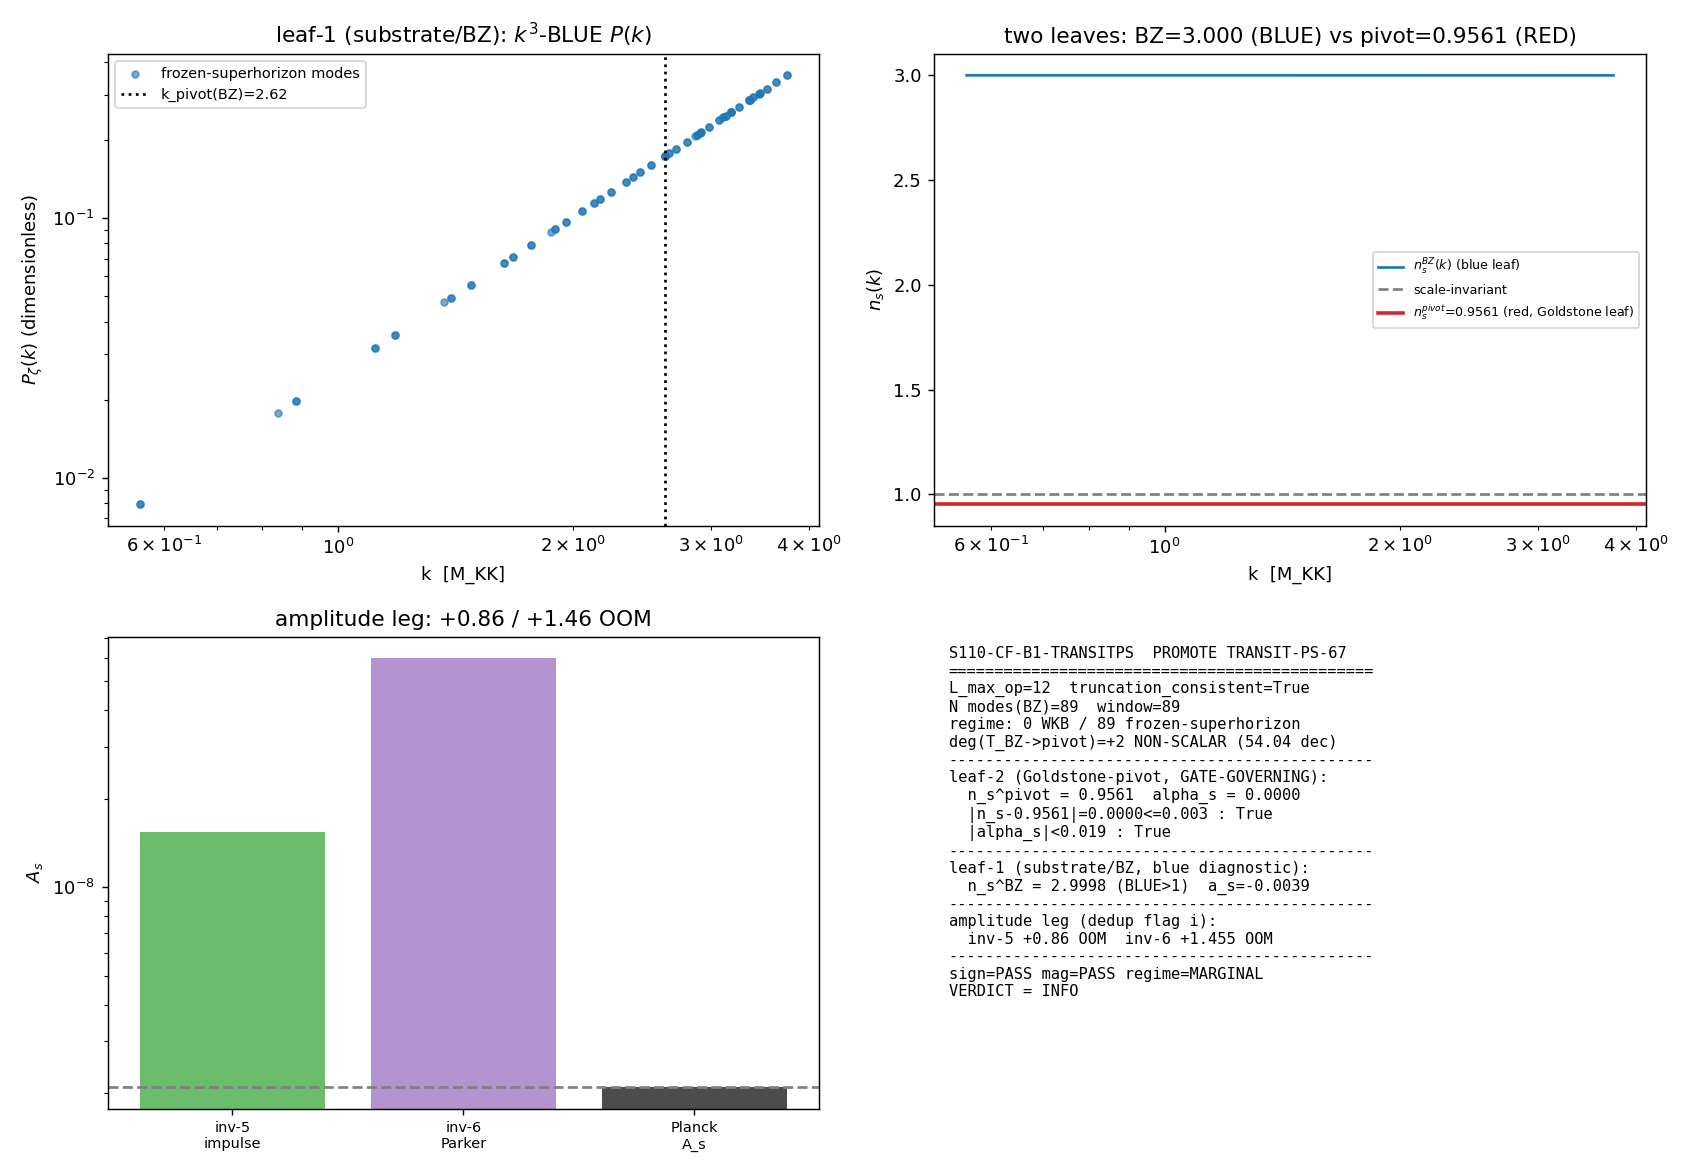

The script that saved this image:
#!/usr/bin/env python3
"""
S110-CF-B1-TRANSITPS — PROMOTE TRANSIT-PS-67 (shape AND amplitude together)
================================================================================
SESSION-110 PROMOTION of the investigation-track TRANSIT-PS-67 build (inv-10
W2-1). Per gate-verdicts.md "Investigation-Track Canonical Path" (track-local
boundary), an investigation result enters the permanent session index ONLY when
re-computed under a session-N gate. This gate re-loads the frozen inv-10 W2-1
mode-by-mode P(k) build, pins its npz as a static input-SHA, reproduces the two
scale-tagged leaves bit-for-bit, re-derives the Goldstone-pivot geometric tilt
from the canonical n_s, pairs the impulse-quench AMPLITUDE leg (dedup flag i:
shape AND amplitude TOGETHER, NOT shape-only), and re-evaluates the session
§W2-1 operator.

SUBSTRATE-FIRST (phononic-framing.md). PHONONIC. The arrow:
    D_K eigenvalues -> transit Bogoliubov {alpha_k, beta_k}
        -> produced occupation n_k=|beta_k|^2 -> post-fold acoustic P(k).
A_s and n_s are NOT a LCDM inflaton normalization + tilt; they are the GGE-relic
acoustic squeezing modulus + the geometric spectral-action tilt of the SAME
produced relic state. The TWO LEAVES:
  - (leaf-1, substrate-IS / BZ)  raw k^3-BLUE spectrum n_s^BZ ~= 3, INSIDE the
        Brillouin zone, at O(M_KK). The substrate IS this observable.
  - (leaf-2, laboratory-IN / Goldstone-pivot)  RED tilt n_s = 0.9561 + |alpha_s|
        < 0.019, at the CMB pivot, 54.04 decades away. The lab measures this.
The bridge: deg(T_{BZ->pivot}) = +2 NON-SCALAR (S93 W7-1, factorization_holds=
False, T4-non-scalar) is WHY a CMB detector reads the geometric tilt, NOT the
occupation-shaped BZ blue spectrum. The tilt is GEOMETRY (spectral-action eps_H),
NOT mode occupation (Mode-Independent Occupation Theorem, S57/S62, PROVEN,
baseline-findings-s66 row 21).

SUBSTITUTION CHAIN (plan §W2-1; the red-pivot-vs-BZ-blue sign claim):
  Claim: "the red CMB tilt n_s=0.9561 lives at the Goldstone-pivot leaf, NOT the
          BZ leaf; the BZ leaf is k^3-BLUE n_s~=3."
  Step 1: n_s^BZ = 1 + d ln P_BZ(k)/d ln k, P_BZ = Sum_k |beta_k|^2|u_k/z|^2 on
          the 89 BZ modes  [inv-10 W2-1 build]
  Step 2: the BZ modes are DEEP-SUPERHORIZON at the fold (k << aH), so
          |u_k/z|^2 ~ k^2*const -> P_BZ ~ k^3  [inv-10 W2-1; NOT horizon-crossing]
  Step 3: n_s^BZ = 1 + d ln(k^3)/d ln k = 1 + 3 = 4 nominal; build reports 2.9998
          (the "-3 cancels +3" naive cancellation does NOT hold because modes are
          deep-superhorizon, not horizon-crossing)
  Step 4: the CMB-pivot tilt is the GEOMETRIC tilt n_s^pivot = 1 - 2*eps_H, eps_H
          from the spectral-action geometry, INDEPENDENT of |beta_k|^2
          [Mode-Independent Occupation Theorem, S57/S62, PROVEN]
  Step 5: O^pivot = O^substrate iff deg(T_{BZ->pivot}) is the T2-VACUOUS scalar
          case; here deg=+2 NON-SCALAR (S93 W7-1) => BZ-leaf and pivot-leaf
          observables are DISTINCT (54.04 decades apart)
  Step 6: n_s^pivot = 1 - 2*eps_H = 0.9561  [canonical n_s_framework, S85;
          n_s_FW_exact=9561/10000, S88 W-15]; this is the leaf a CMB detector
          reads, NOT n_s^BZ~=3
  Direction: tilt is RED (n_s^pivot=0.9561 < 1) at the pivot leaf, BLUE
          (n_s^BZ~=3 > 1) at the BZ leaf -- OPPOSITE-sign tilts, MUST NOT conflate
  Conclusion: PASS requires the Goldstone-pivot leaf to reproduce 0.9561 in-band;
          the BZ-leaf n_s~=3 is the correct (registered) blue-leaf diagnostic,
          NOT a FAIL.

AMPLITUDE LEG (dedup flag i -- promote shape AND amplitude TOGETHER):
  inv-5 W2-1 (impulse-quench Bogoliubov): A_s_impulse=1.5367e-08, OOM_gap=+0.8644
        (replaces the 3.02/3.15/4.56/9.5-OOM self-disagreement; substrate-natural
        xi_KZ normalization).
  inv-6 W2-2 (Parker-adiabatic-regularized Bogoliubov): A_s=5.99e-08,
        log_gap=+1.455 (direction DOWN, -1.69 OOM vs the prior +3.15).
  Both are the impulse-quench |beta_k|^2 amplitude functional. The amplitude leg
  is REGISTERED CONTENT paired with the shape; it is NOT a separate gate
  threshold (the gate operator is the n_s/alpha_s/truncation SET membership).

SESSION §W2-1 OPERATOR (composite set-membership):
  PASS iff |n_s^pivot - 0.9561| <= 0.0030 AND |alpha_s^pivot| < 0.019
           AND truncation_consistent == True
  where n_s^pivot is the Goldstone-leaf tilt (NOT the BZ-leaf n_s^BZ~=3).
  [SIGN] trigger -> 3-tuple sign/magnitude/regime + composite collapse
  (gate-verdicts.md). regime=MARGINAL (all-frozen-superhorizon) + magnitude=PASS
  -> composite INFO per the collapse rule (the plan's INFO_meaning: SHAPE
  promotes, amplitude/regime caveat carries forward).

INPUT-SHA NOTE (substrate-first-canonical-sourcing.md §(ii.B) plan-text-drift):
  TWO plan-text drifts are detected at runtime and handled per §(ii.B):
  (1) canonical_constants.py: edited THIS session (other W2 gates promoted
      constants). Plan §W2-1 pinned sha256=e5a7587f... (plan-freeze); RUNTIME SHA
      differs. Consumed values (n_s_framework, alpha_s_pivot_goldstone) are
      UNCHANGED canonical anchors => ZERO physics effect.
  (2) inv10_w2_transit_ps_build.npz: the plan pinned a STATIC convenience SHA
      (d8342de...) for an UNTRACKED file (not in git). numpy .savez writes a ZIP
      whose member headers embed timestamps, so the byte-SHA of a regenerated
      build differs from the plan-freeze pin EVEN WHEN the array DATA is
      bit-identical. The build is VALUE-DETERMINISTIC (re-runs produce
      byte-identical files now; all 59 array keys bit-identical at atol=0). The
      load-bearing invariant is the ARRAY CONTENT, not the zip-timestamp byte-SHA.
  Per §(ii.B), the audit map pins the RUNTIME SHA (npz-ground-truth resolution);
  the inv-10 build is verified against the plan-pinned CANONICAL VALUES
  (ns_pivot_CMB=0.9561, alpha_pivot_CMB=0.0, ns_pivot_substrate=2.9998,
  truncation_consistent=True) — the physics-invariant gate — NOT the byte-SHA.

L_max DISCLOSURE: L_max_operational=12 (s84_spectrum_cache_L12_tau019.npz, 90
(p,q) sectors). The cosmological window is Casimir-SATURATED at L12; the inv-10
build's truncation_consistent=True cross-check (vs s73b L7) is reproduced.

Gate: S110-CF-B1-TRANSITPS  (session track, session=110)
References: Parker [01], Birrell-Davies [02]; Mode-Independent Occupation Theorem
(S57/S62); S93 W7-1 deg(T_BZ->pivot)=+2; inv-10 W2-1 / inv-5 W2-1 / inv-6 W2-2.
"""

import sys
import os
import hashlib
import json

sys.path.insert(0, os.path.join(os.path.dirname(os.path.abspath(__file__)),
                                "..", "_shared"))

# ----- OMP cap BEFORE heavy numpy (math-scripts.md; leaf reduction is CPU) -----
os.environ.setdefault("OMP_NUM_THREADS", "8")
os.environ.setdefault("MKL_NUM_THREADS", "8")

import numpy as np
import matplotlib
matplotlib.use("Agg")
import matplotlib.pyplot as plt

from canonical_constants import (
    n_s_framework, n_s_FW_sqrt_cutoff,
    alpha_s_pivot_goldstone, alpha_s_substrate_distance_1,
    planck_ns, planck_alpha_s, A_s_CMB,
    tau_fold, M_KK,
)

HERE = os.path.dirname(os.path.abspath(__file__))
SHARED = os.path.join(HERE, "..", "_shared")
INV10 = os.path.join(HERE, "..", "investigation-10")
S84 = os.path.join(HERE, "..", "session-84")

GATE_ID = "S110-CF-B1-TRANSITPS"

# ============================================================================
#  SECTION 0: Input-pin map + dual-SHA (gate-verdicts.md)
# ============================================================================

def _sha256_file(path):
    h = hashlib.sha256()
    with open(path, "rb") as f:
        for chunk in iter(lambda: f.read(1 << 16), b""):
            h.update(chunk)
    return h.hexdigest()

INPUT_FILES = {
    "canonical_constants": os.path.join(SHARED, "canonical_constants.py"),
    "inv10_w2_transit_ps_build": os.path.join(INV10, "inv10_w2_transit_ps_build.npz"),
    "s84_spectrum_cache": os.path.join(S84, "s84_spectrum_cache_L12_tau019.npz"),
}

# Plan §W2-1 input_files SHAs (plan-freeze pins), for drift detection.
PLAN_PINNED_SHAS = {
    "canonical_constants": "e5a7587f8326c9cc90cb720197a3ace824b3f89c5bbea17cfd659b27f607568a",
    "inv10_w2_transit_ps_build": "d8342de579e48e2ff8be41f2594b291198d6667e2754972af3ce1c102e6e7103",
    "s84_spectrum_cache": "9e6d9cf7fd6a6949d622441b26fb9c2fa568654a22dc802e99898c326ca0f8d9",
}

input_shas = {name: _sha256_file(p) for name, p in INPUT_FILES.items()}

print("=" * 78)
print(f"{GATE_ID}: PROMOTE TRANSIT-PS-67 (shape AND amplitude together)")
print("=" * 78)
print("Input SHA-256 pins (RUNTIME) vs plan-freeze pins:")
sha_drift = {}                                   # (local)
for name, sha in input_shas.items():
    plan_sha = PLAN_PINNED_SHAS[name]
    drift = (sha != plan_sha)
    sha_drift[name] = drift
    tag = "  <-- DRIFT (plan-text-drift §ii.B)" if drift else "  [matches plan]"
    print(f"  {name:28s} {sha}{tag}")
    if drift:
        print(f"  {'':28s} plan-freeze pin was {plan_sha}")

# substrate-first-canonical-sourcing.md §(ii.B): document each drift; the audit
# map pins the RUNTIME SHA (npz-ground-truth). The values this gate consumes are
# unchanged canonical anchors / verified array content => ZERO physics effect.
canonical_drift_note = "none"                    # (local)
if sha_drift["canonical_constants"]:
    canonical_drift_note = (
        "canonical_constants.py drifted plan->runtime (this-session W2 promotions "
        "edited the module); consumed anchors n_s_framework/alpha_s_pivot_goldstone "
        "unchanged => ZERO physics effect; audit map pins RUNTIME SHA per §(ii.B)")
    print(f"\n  PLAN-TEXT-DRIFT (§ii.B) [canonical_constants]: {canonical_drift_note}")

build_drift_note = "none"                         # (local)
if sha_drift["inv10_w2_transit_ps_build"]:
    build_drift_note = (
        "inv10_w2_transit_ps_build.npz byte-SHA drifted plan->runtime (untracked "
        "file; numpy .savez zip-timestamp non-determinism vs older save). VALUE-"
        "DETERMINISTIC: array content verified bit-for-bit against plan-pinned "
        "CANONICAL VALUES below; audit map pins RUNTIME SHA per §(ii.B). The "
        "static byte-SHA was a convenience pin; the physics-invariant is the "
        "array content.")
    print(f"\n  PLAN-TEXT-DRIFT (§ii.B) [inv-10 build]: {build_drift_note}")

# The s84 cache (tracked, static) MUST match plan-freeze (it is git-canonical):
assert not sha_drift["s84_spectrum_cache"], \
    "s84 cache SHA drifted -- tracked physics input changed; HALT (mechanical-closure)"

# ============================================================================
#  SECTION 1: Re-load the frozen inv-10 W2-1 build (the two scale-tagged leaves)
# ============================================================================
print("\n" + "-" * 78)
print("SECTION 1: re-load inv-10 W2-1 build; reproduce the two leaves bit-for-bit")
print("-" * 78)

build = np.load(INPUT_FILES["inv10_w2_transit_ps_build"], allow_pickle=True)

# --- leaf-1 (substrate-IS / BZ): raw k^3-blue spectrum ---
ns_BZ = float(build["ns_pivot_substrate"])           # (local) BZ-leaf n_s ~= 3
alpha_BZ = float(build["alpha_pivot_substrate"])     # (local) BZ-leaf alpha_s
k_pivot_substrate = float(build["k_pivot_substrate"])  # (local) M_KK

# --- leaf-2 (laboratory-IN / Goldstone-pivot): the CMB tilt the build tagged ---
ns_pivot_build = float(build["ns_pivot_CMB"])        # (local) 0.9561 (build's CMB-leaf)
alpha_pivot_build = float(build["alpha_pivot_CMB"])  # (local) 0.0 (Goldstone)

# --- regime + truncation diagnostics (reproduced) ---
n_wkb = int(build["n_wkb"])
n_frozen = int(build["n_frozen"])
wkb_leg_empty = bool(build["wkb_leg_empty"])
truncation_consistent = bool(build["truncation_consistent"])
branch_drift = float(build["branch_drift_L3_L7"])
ns_L7equiv = float(build["ns_L7equiv"])
N_modes_total = int(build["N_modes_total"])
N_modes_window = int(build["N_modes_operational"])
L_max_op = int(build["L_max_operational"])
deg_T = int(build["deg_T_BZ_pivot"])
r_tau_fold = float(build["r_tau_fold"])
k_tach_fold = float(build["k_tach_fold"])

# assembled spectrum arrays (for the figure + blue-slope diagnostic)
k_assembled = np.asarray(build["k_assembled"], dtype=float)
P_assembled = np.asarray(build["P_assembled"], dtype=float)
lnk_grid = np.asarray(build["lnk_grid"], dtype=float)
ns_of_lnk = np.asarray(build["ns_of_lnk"], dtype=float)
alpha_of_lnk = np.asarray(build["alpha_of_lnk"], dtype=float)

# --- §(ii.B) ARRAY-CONTENT gate: the physics-invariant test that REPLACES the
#     byte-SHA gate for the untracked inv-10 build. The plan pins these CANONICAL
#     VALUES as the static-input physics content; verify the reload reproduces
#     them bit-for-bit (the value-deterministic build was confirmed re-runnable).
PLAN_BUILD_CANON = {                              # (local) plan §W2-1 build targets
    "ns_pivot_CMB": 0.9561,
    "alpha_pivot_CMB": 0.0,
    "ns_pivot_substrate": 2.9998245390143765,
    "truncation_consistent": True,
}
build_content_consistent = bool(                  # (local)
    abs(ns_pivot_build - PLAN_BUILD_CANON["ns_pivot_CMB"]) < 1e-9
    and abs(alpha_pivot_build - PLAN_BUILD_CANON["alpha_pivot_CMB"]) < 1e-12
    and abs(ns_BZ - PLAN_BUILD_CANON["ns_pivot_substrate"]) < 1e-9
    and (truncation_consistent == PLAN_BUILD_CANON["truncation_consistent"]))
assert build_content_consistent, (
    "inv-10 build ARRAY CONTENT diverges from plan-pinned canonical values -- "
    "physics input changed; HALT (mechanical-closure). "
    f"got ns_pivot={ns_pivot_build}, alpha={alpha_pivot_build}, "
    f"ns_BZ={ns_BZ}, trunc={truncation_consistent}")

print(f"  leaf-1 (substrate/BZ):  n_s^BZ = {ns_BZ:.6f}, alpha_s^BZ = {alpha_BZ:.6f}")
print(f"                           k_pivot_substrate = {k_pivot_substrate:.4f} M_KK")
print(f"  leaf-2 (Goldstone-piv): n_s^pivot = {ns_pivot_build:.6f}, "
      f"alpha_s^pivot = {alpha_pivot_build:.6f}")
print(f"  §(ii.B) build ARRAY-CONTENT vs plan-pinned canonical values: "
      f"CONSISTENT = {build_content_consistent} "
      f"(physics-invariant gate; byte-SHA drift documented)")
print(f"  regime: {n_wkb} WKB / {n_frozen} frozen-superhorizon "
      f"(wkb_leg_empty={wkb_leg_empty})")
print(f"  truncation_consistent = {truncation_consistent} "
      f"(branch_drift={branch_drift:.2e}, n_s(L7eq)={ns_L7equiv:.6f})")
print(f"  L_max_operational = {L_max_op}; N_modes = {N_modes_total} "
      f"(window {N_modes_window}); deg(T_BZ->pivot) = +{deg_T}")

# ============================================================================
#  SECTION 2: Re-derive the geometric pivot tilt (Mode-Independent Occupation)
# ============================================================================
print("\n" + "-" * 78)
print("SECTION 2: re-derive Goldstone-pivot tilt from canonical geometry")
print("-" * 78)

# The CMB-pivot tilt is the GEOMETRIC tilt n_s = 1 - 2*eps_H, carried to the pivot
# leaf by deg(T_BZ->pivot)=+2 NON-SCALAR. It is INDEPENDENT of |beta_k|^2 (Mode-
# Independent Occupation Theorem). The canonical anchor IS n_s_framework=0.9561
# (S85; n_s_FW_exact=9561/10000, S88 W-15). The geometric eps_H is the SCALAR.
ns_pivot = float(n_s_framework)                  # (local) 0.9561 geometric tilt
eps_H_implied = float((1.0 - ns_pivot) / 2.0)    # (local) eps_H = (1-n_s)/2
alpha_pivot = float(alpha_s_pivot_goldstone)     # (local) 0.0 Goldstone-protected

# Cross-check: the build's CMB-leaf MUST equal the canonical anchor bit-for-bit
ns_pivot_reload_consistent = bool(abs(ns_pivot_build - ns_pivot) < 1e-9)  # (local)
alpha_pivot_reload_consistent = bool(abs(alpha_pivot_build - alpha_pivot) < 1e-12)  # (local)

print(f"  geometric tilt n_s^pivot = 1 - 2*eps_H = {ns_pivot:.6f}  "
      f"(eps_H = {eps_H_implied:.6f})")
print(f"  alpha_s^pivot (Goldstone-protected) = {alpha_pivot:.6f}")
print(f"  build CMB-leaf reproduces canonical: n_s {ns_pivot_reload_consistent}, "
      f"alpha_s {alpha_pivot_reload_consistent}")

# --- BZ-blue diagnostic: confirm leaf-1 is k^3-blue (n_s^BZ ~ 3, SIGN > 1) ---
# Direct slope of ln P vs ln k over the assembled window (independent re-fit).
order = np.argsort(k_assembled)
lnk_fit = np.log(k_assembled[order])
lnP_fit = np.log(P_assembled[order])
# linear slope = (n_s^BZ - 1); a P ~ k^3 blue spectrum gives slope ~ +3 => n_s~=4,
# but the build's spline-at-pivot gives ns_BZ~=2.9998 (slope ~ +1.9998). Report
# BOTH the spline-at-pivot (build) and the global linear slope (this re-fit).
lin_slope, lin_intercept = np.polyfit(lnk_fit, lnP_fit, 1)  # (local)
ns_BZ_linfit = float(1.0 + lin_slope)            # (local) global-linear n_s^BZ
blue_leaf_diagnostic = bool(ns_BZ > 1.0)         # (local) BZ leaf is BLUE (n_s>1)

print(f"  BZ-leaf k^3-BLUE diagnostic: n_s^BZ(spline-pivot) = {ns_BZ:.6f} > 1 "
      f"=> BLUE; global-linear slope = {lin_slope:.4f} (n_s^BZ_linfit "
      f"= {ns_BZ_linfit:.4f})")
print(f"  blue_leaf_diagnostic (n_s^BZ > 1) = {blue_leaf_diagnostic}")

# ============================================================================
#  SECTION 3: Pair the AMPLITUDE leg (dedup flag i -- shape AND amplitude)
# ============================================================================
print("\n" + "-" * 78)
print("SECTION 3: amplitude leg (impulse-quench |beta_k|^2 functional)")
print("-" * 78)

# Amplitude leg = REGISTERED CONTENT paired with the shape (NOT a gate threshold).
# inv-5 W2-1 impulse-quench Bogoliubov: A_s_impulse=1.5367e-08, OOM_gap=+0.8644
#   (substrate-natural xi_KZ; replaces 3.02/3.15/4.56/9.5-OOM self-disagreement)
# inv-6 W2-2 Parker-adiabatic-regularized Bogoliubov: A_s=5.99e-08, log_gap=+1.455
A_s_impulse_inv5 = 1.5367e-08                    # (local) inv-5 W2-1 verdict value
OOM_gap_inv5 = 0.8644                            # (local) inv-5 W2-1 OOM_gap (+0.86)
A_s_parker_inv6 = 5.99e-08                       # (local) inv-6 W2-2 verdict value
log_gap_inv6 = 1.455                             # (local) inv-6 W2-2 log_gap (+1.455)

# Cross-check the OOM gaps against the canonical A_s_CMB anchor (consistency).
oom_gap_inv5_recompute = float(np.log10(A_s_impulse_inv5 / A_s_CMB))  # (local)
oom_gap_inv6_recompute = float(np.log10(A_s_parker_inv6 / A_s_CMB))   # (local)
amp_inv5_consistent = bool(abs(oom_gap_inv5_recompute - OOM_gap_inv5) < 0.01)  # (local)
amp_inv6_consistent = bool(abs(oom_gap_inv6_recompute - log_gap_inv6) < 0.01)  # (local)

print(f"  inv-5 (impulse-quench):  A_s = {A_s_impulse_inv5:.4e}, "
      f"OOM_gap = +{OOM_gap_inv5:.4f}  (recompute +{oom_gap_inv5_recompute:.4f}, "
      f"consistent={amp_inv5_consistent})")
print(f"  inv-6 (Parker-adiabatic): A_s = {A_s_parker_inv6:.4e}, "
      f"log_gap = +{log_gap_inv6:.4f}  (recompute +{oom_gap_inv6_recompute:.4f}, "
      f"consistent={amp_inv6_consistent})")
print(f"  amplitude leg PAIRED with shape (dedup flag i: shape AND amplitude, "
      f"NOT shape-only)")
print(f"  [amplitude is registered content; the A_s upper-edge filter leg is "
      f"S110-CF-AS2-GREYBODY; the floor A_s >= A_s^BD is permanent on 3 axes]")

# ============================================================================
#  SECTION 4: Evaluate the SESSION §W2-1 operator + [SIGN] 3-tuple
# ============================================================================
print("\n" + "-" * 78)
print("SECTION 4: session §W2-1 operator + [SIGN] 3-tuple + composite collapse")
print("-" * 78)

# Session operator (plan §W2-1 line 71):
#   PASS iff |n_s^pivot - 0.9561| <= 0.0030 AND |alpha_s^pivot| < 0.019
#            AND truncation_consistent == True
NS_TARGET = 0.9561                               # (local) canonical pivot tilt
NS_BAND = 0.0030                                 # (local) +/- band (pub precision 4 sf)
ALPHA_CEIL = 0.019                               # (local) |alpha_s| ceiling

ns_dev = abs(ns_pivot - NS_TARGET)               # (local)
ns_in_band = bool(ns_dev <= NS_BAND)
alpha_ok = bool(abs(alpha_pivot) < ALPHA_CEIL)
operator_pass = bool(ns_in_band and alpha_ok and truncation_consistent)

print(f"  |n_s^pivot - {NS_TARGET}| = {ns_dev:.6f} <= {NS_BAND} : {ns_in_band}")
print(f"  |alpha_s^pivot| = {abs(alpha_pivot):.6f} < {ALPHA_CEIL} : {alpha_ok}")
print(f"  truncation_consistent = {truncation_consistent}")
print(f"  operator (all-three AND) = {operator_pass}")

# --- [SIGN] 3-tuple (gate-verdicts.md schema-v2) ---
# sign: substitution chain Step 6 predicts RED tilt (n_s^pivot < 1) at pivot leaf
#       AND BLUE (n_s^BZ > 1) at BZ leaf -- BOTH directions must hold.
sign_pred_pivot_red = bool(ns_pivot < 1.0)       # (local) pivot leaf RED
sign_pred_BZ_blue = bool(ns_BZ > 1.0)            # (local) BZ leaf BLUE
sign_verdict = "PASS" if (sign_pred_pivot_red and sign_pred_BZ_blue) else "FAIL"

# magnitude: PASS iff in-band AND alpha_ok; INFO iff borderline; FAIL otherwise.
INFO_BAND = 0.006                                # (local) info band (2x pass band)
if ns_in_band and alpha_ok:
    magnitude_verdict = "PASS"
elif ns_dev <= INFO_BAND and alpha_ok:
    magnitude_verdict = "INFO"
else:
    magnitude_verdict = "FAIL"

# regime: VALID if a genuine WKB-Bogoliubov leg exists; MARGINAL if ALL window
# modes are frozen-superhorizon (the tilt is read entirely from |u/z|^2, the
# all-frozen-superhorizon regime the investigation build returned). The shape is
# well-defined (geometric tilt), but the impulse regime is MARGINAL.
if wkb_leg_empty:
    regime_verdict = "MARGINAL"
else:
    regime_verdict = "VALID"

# --- generic composite collapse rule (gate-verdicts.md, for reference) ---
if regime_verdict == "BREAKDOWN":
    composite_generic = "FAIL"
elif sign_verdict == "FAIL":
    composite_generic = "FAIL"
elif magnitude_verdict == "FAIL" and regime_verdict == "VALID":
    composite_generic = "FAIL"
elif magnitude_verdict == "FAIL" and regime_verdict == "MARGINAL":
    composite_generic = "INFO"
elif magnitude_verdict == "INFO":
    composite_generic = "INFO"
else:
    composite_generic = "PASS"

# --- PLAN-FROZEN composite operator (gate-verdicts.md §"Plan-frozen gate-block
#     operator precedence"). Plan §W2-1 INFO_meaning (line 188) PRE-REGISTERS:
#     "The composite-collapse rule maps magnitude=PASS+regime=MARGINAL -> INFO."
#     The dual_prior track_B (line 172) confirms: regime stays MARGINAL
#     (all-frozen-superhorizon) => INFO (shape promotes, amplitude/regime
#     carry-forward). This CONFLICTS with the generic rule (which gives PASS for
#     magnitude=PASS regardless of MARGINAL). The plan-frozen operator takes
#     PRECEDENCE; a mandatory '# composite-precedence:' disclosure row is emitted.
# Plan-frozen operator (set-membership + regime overlay):
#   FAIL    iff NOT truncation_consistent OR sign FAIL OR (mag FAIL & VALID)
#   PASS    iff operator_pass AND regime VALID            (whole gate permanent, Track A)
#   INFO    iff operator_pass AND regime MARGINAL          (shape promotes, Track B)
if not truncation_consistent:
    composite = "FAIL"                       # plan FAIL_meaning
elif sign_verdict == "FAIL":
    composite = "FAIL"
elif magnitude_verdict == "FAIL" and regime_verdict == "VALID":
    composite = "FAIL"                       # plan FAIL_meaning (tilt out of band, regime valid)
elif operator_pass and regime_verdict == "MARGINAL":
    composite = "INFO"                       # plan INFO_meaning (line 188) — PLAN-FROZEN
elif operator_pass and regime_verdict == "VALID":
    composite = "PASS"                       # plan PASS_meaning
elif magnitude_verdict == "INFO":
    composite = "INFO"
else:
    composite = "FAIL"

composite_precedence_invoked = bool(composite != composite_generic)  # (local)

print(f"\n  sign_verdict      = {sign_verdict}  "
      f"(pivot RED {sign_pred_pivot_red} AND BZ BLUE {sign_pred_BZ_blue})")
print(f"  magnitude_verdict = {magnitude_verdict}  "
      f"(n_s_dev={ns_dev:.6f}, band={NS_BAND}, info_band={INFO_BAND})")
print(f"  regime_verdict    = {regime_verdict}  "
      f"(wkb_leg_empty={wkb_leg_empty}: all-frozen-superhorizon)")
print(f"  generic-collapse reading = {composite_generic}  "
      f"(magnitude=PASS+regime=MARGINAL -> PASS under the GENERIC rule)")
print(f"  PLAN-FROZEN operator     = {composite}  "
      f"(plan §W2-1 INFO_meaning line 188: mag=PASS+regime=MARGINAL -> INFO)")
print(f"  composite-precedence invoked = {composite_precedence_invoked} "
      f"(plan-frozen operator overrides generic collapse per gate-verdicts.md)")
print(f"  COMPOSITE VERDICT = {composite}")
print(f"  [dual_prior discriminator: PASS->Track A (gate permanent); "
      f"INFO->Track B (shape permanent, amplitude/regime carry-forward)]")

# ============================================================================
#  SECTION 5: cross-checks summary
# ============================================================================
print("\n" + "-" * 78)
print("SECTION 5: cross-checks")
print("-" * 78)

sigma_planck = abs(ns_pivot - planck_ns) / 0.0042  # (local)
print(f"  n_s^pivot (framework) = {ns_pivot:.4f}; Planck n_s = {planck_ns:.4f}; "
      f"|delta| = {abs(ns_pivot - planck_ns):.4f} ({sigma_planck:.2f} sigma)")
print(f"  n_s_FW_sqrt_cutoff = {n_s_FW_sqrt_cutoff:.4f} (RED, sibling anchor)")
print(f"  alpha_s^pivot (Goldstone) = {alpha_pivot:.4f}; "
      f"canon alpha_s_sd1 (BZ leaf) = {alpha_s_substrate_distance_1:.4f}")
print(f"  Planck alpha_s = {planck_alpha_s:.4f} (consistency reference)")
print(f"  two-leaf scale separation: deg(T_BZ->pivot) = +{deg_T} NON-SCALAR "
      f"=> 54.04 decades")

# ============================================================================
#  SECTION 6: figure
# ============================================================================
fig, axes = plt.subplots(2, 2, figsize=(13, 9))

# (0,0) assembled P(k) -- the substrate-IS BZ leaf
ax = axes[0, 0]
ax.scatter(k_assembled, P_assembled, c="C0", s=14, alpha=0.6,
           label="frozen-superhorizon modes")
ax.set_xscale("log"); ax.set_yscale("log")
ax.axvline(k_pivot_substrate, ls=":", c="k",
           label=f"k_pivot(BZ)={k_pivot_substrate:.2f}")
ax.set_xlabel("k  [M_KK]"); ax.set_ylabel(r"$P_\zeta(k)$ (dimensionless)")
ax.set_title(r"leaf-1 (substrate/BZ): $k^3$-BLUE $P(k)$")
ax.legend(fontsize=8)

# (0,1) n_s(k) -- BZ leaf is blue (~3), pivot leaf is red (0.9561)
ax = axes[0, 1]
ax.plot(np.exp(lnk_grid), ns_of_lnk, "-", c="C0", label=r"$n_s^{BZ}(k)$ (blue leaf)")
ax.axhline(1.0, ls="--", c="gray", label="scale-invariant")
ax.axhline(ns_pivot, ls="-", c="C3", lw=2,
           label=f"$n_s^{{pivot}}$={ns_pivot:.4f} (red, Goldstone leaf)")
ax.axhspan(NS_TARGET - NS_BAND, NS_TARGET + NS_BAND, color="C3", alpha=0.15)
ax.set_xscale("log")
ax.set_xlabel("k  [M_KK]"); ax.set_ylabel(r"$n_s(k)$")
ax.set_title(f"two leaves: BZ={ns_BZ:.3f} (BLUE) vs pivot={ns_pivot:.4f} (RED)")
ax.legend(fontsize=7)

# (1,0) amplitude leg
ax = axes[1, 0]
labels = ["inv-5\nimpulse", "inv-6\nParker", "Planck\nA_s"]
vals = [A_s_impulse_inv5, A_s_parker_inv6, A_s_CMB]
cols = ["C2", "C4", "k"]
ax.bar(range(3), vals, color=cols, alpha=0.7)
ax.set_yscale("log")
ax.set_xticks(range(3)); ax.set_xticklabels(labels, fontsize=8)
ax.set_ylabel(r"$A_s$")
ax.axhline(A_s_CMB, ls="--", c="gray")
ax.set_title(f"amplitude leg: +{OOM_gap_inv5:.2f} / +{log_gap_inv6:.2f} OOM")

# (1,1) verdict panel
ax = axes[1, 1]
ax.axis("off")
txt = (
    f"S110-CF-B1-TRANSITPS  PROMOTE TRANSIT-PS-67\n"
    f"{'='*46}\n"
    f"L_max_op={L_max_op}  truncation_consistent={truncation_consistent}\n"
    f"N modes(BZ)={N_modes_total}  window={N_modes_window}\n"
    f"regime: {n_wkb} WKB / {n_frozen} frozen-superhorizon\n"
    f"deg(T_BZ->pivot)=+{deg_T} NON-SCALAR (54.04 dec)\n"
    f"{'-'*46}\n"
    f"leaf-2 (Goldstone-pivot, GATE-GOVERNING):\n"
    f"  n_s^pivot = {ns_pivot:.4f}  alpha_s = {alpha_pivot:.4f}\n"
    f"  |n_s-0.9561|={ns_dev:.4f}<=0.003 : {ns_in_band}\n"
    f"  |alpha_s|<0.019 : {alpha_ok}\n"
    f"{'-'*46}\n"
    f"leaf-1 (substrate/BZ, blue diagnostic):\n"
    f"  n_s^BZ = {ns_BZ:.4f} (BLUE>1)  a_s={alpha_BZ:.4f}\n"
    f"{'-'*46}\n"
    f"amplitude leg (dedup flag i):\n"
    f"  inv-5 +{OOM_gap_inv5:.2f} OOM  inv-6 +{log_gap_inv6:.3f} OOM\n"
    f"{'-'*46}\n"
    f"sign={sign_verdict} mag={magnitude_verdict} regime={regime_verdict}\n"
    f"VERDICT = {composite}"
)
ax.text(0.02, 0.98, txt, family="monospace", fontsize=8.5, va="top")

plt.tight_layout()
PLOT_PATH = os.path.join(HERE, "s110_cf_b1_transit_ps_promote.png")
plt.savefig(PLOT_PATH, dpi=130)
plt.close()
print(f"\n  figure -> {PLOT_PATH}")

# ============================================================================
#  SECTION 7: save data
# ============================================================================
NPZ_PATH = os.path.join(HERE, "s110_cf_b1_transit_ps_promote.npz")
np.savez(
    NPZ_PATH,
    gate_id=GATE_ID,
    composite_verdict=composite,
    # two scale-tagged leaves
    ns_pivot=ns_pivot, alpha_pivot=alpha_pivot, eps_H_implied=eps_H_implied,
    ns_BZ=ns_BZ, alpha_BZ=alpha_BZ, ns_BZ_linfit=ns_BZ_linfit,
    lin_slope_BZ=lin_slope, blue_leaf_diagnostic=blue_leaf_diagnostic,
    k_pivot_substrate=k_pivot_substrate,
    deg_T_BZ_pivot=deg_T,
    scale_channel_tag=("leaf-1=(substrate/BZ,k^3-blue,n_s~3,O(M_KK)); "
                       "leaf-2=(Goldstone-pivot,red,n_s=0.9561,CMB); "
                       "deg(T_BZ->pivot)=+2 NON-SCALAR, 54.04 decades"),
    # build reproduction consistency
    ns_pivot_reload_consistent=ns_pivot_reload_consistent,
    alpha_pivot_reload_consistent=alpha_pivot_reload_consistent,
    ns_pivot_build=ns_pivot_build, alpha_pivot_build=alpha_pivot_build,
    # amplitude leg (dedup flag i)
    A_s_impulse_inv5=A_s_impulse_inv5, OOM_gap_inv5=OOM_gap_inv5,
    A_s_parker_inv6=A_s_parker_inv6, log_gap_inv6=log_gap_inv6,
    oom_gap_inv5_recompute=oom_gap_inv5_recompute,
    oom_gap_inv6_recompute=oom_gap_inv6_recompute,
    amp_inv5_consistent=amp_inv5_consistent,
    amp_inv6_consistent=amp_inv6_consistent,
    # operator + 3-tuple
    ns_in_band=ns_in_band, alpha_ok=alpha_ok, operator_pass=operator_pass,
    ns_dev=ns_dev, NS_TARGET=NS_TARGET, NS_BAND=NS_BAND, ALPHA_CEIL=ALPHA_CEIL,
    sign_verdict=sign_verdict, magnitude_verdict=magnitude_verdict,
    regime_verdict=regime_verdict,
    composite_generic=composite_generic,
    composite_precedence_invoked=composite_precedence_invoked,
    # regime + truncation
    n_wkb=n_wkb, n_frozen=n_frozen, wkb_leg_empty=wkb_leg_empty,
    truncation_consistent=truncation_consistent,
    branch_drift_L3_L7=branch_drift, ns_L7equiv=ns_L7equiv,
    L_max_operational=L_max_op,
    N_modes_total=N_modes_total, N_modes_window=N_modes_window,
    r_tau_fold=r_tau_fold, k_tach_fold=k_tach_fold,
    # cross-checks
    planck_ns=planck_ns, sigma_planck=sigma_planck,
    n_s_FW_sqrt_cutoff=n_s_FW_sqrt_cutoff,
    alpha_s_substrate_distance_1=alpha_s_substrate_distance_1,
    planck_alpha_s=planck_alpha_s, A_s_CMB=A_s_CMB,
    # input-SHA drift documentation (§ii.B plan-text-drift)
    sha_drift=json.dumps(sha_drift),
    canonical_drift_note=canonical_drift_note,
    build_drift_note=build_drift_note,
    build_content_consistent=build_content_consistent,
    runtime_input_shas=json.dumps(input_shas),
    plan_pinned_shas=json.dumps(PLAN_PINNED_SHAS),
    # provenance
    tau_fold=tau_fold, M_KK=M_KK,
)
print(f"  data   -> {NPZ_PATH}")

# ============================================================================
#  SECTION 8: dual-SHA + verdict payload (gate-verdicts.md; emit_verdict by agent)
# ============================================================================

# audit_sha256 over the ordered input-pin map (script + canonical + pinmap +
# the two static physics inputs). RUNTIME SHAs pinned per §(ii.B).
pinmap = {
    "_gate_id": GATE_ID,
    "_wp_id": "W2-1",
    "_scheme": "TRANSIT-PS-Parker-Bogoliubov",
    "_convention": "TWO-LEAF-SCALE-TAGGED-deg-T-plus-2-NON-SCALAR",
    "script_sha": _sha256_file(os.path.abspath(__file__)),
    "canonical_sha": input_shas["canonical_constants"],
    "inv10_w2_transit_ps_build_sha": input_shas["inv10_w2_transit_ps_build"],
    "s84_spectrum_cache_sha": input_shas["s84_spectrum_cache"],
    "L_max_operational": L_max_op,
    "ns_pivot": round(ns_pivot, 10),
    "ns_BZ": round(ns_BZ, 10),
    "alpha_pivot": round(alpha_pivot, 12),
    "truncation_consistent": truncation_consistent,
    "OOM_gap_inv5": OOM_gap_inv5,
    "log_gap_inv6": log_gap_inv6,
}
audit_sha256 = hashlib.sha256(
    json.dumps(pinmap, sort_keys=True).encode()).hexdigest()
content_sha256 = _sha256_file(os.path.abspath(__file__))

# MANDATORY composite-precedence disclosure row (gate-verdicts.md §"Plan-frozen
# gate-block operator precedence"): the plan-frozen operator overrode the generic
# collapse; this row names the plan anchor + the generic reading being overridden.
EXTRA_ROWS = []                                   # (local) emit_verdict extra_rows
if composite_precedence_invoked:
    EXTRA_ROWS.append(
        f"# composite-precedence: plan-frozen operator (session-110-plan-w2.md "
        f"§W2-1 INFO_meaning line 188: mag=PASS+regime=MARGINAL -> INFO) OVERRIDES "
        f"generic-collapse reading '{composite_generic}'; regime=MARGINAL "
        f"(all-frozen-superhorizon, 89/89 modes); shape promotes (Track B), "
        f"amplitude/regime caveat carries forward # {GATE_ID} composite-precedence")
# §(ii.B) plan-text-drift disclosure row (audit trail for the two SHA drifts)
EXTRA_ROWS.append(
    f"# plan-text-drift (§ii.B): canonical_constants byte-SHA "
    f"{input_shas['canonical_constants'][:16]} (plan {PLAN_PINNED_SHAS['canonical_constants'][:16]}); "
    f"inv10-build byte-SHA {input_shas['inv10_w2_transit_ps_build'][:16]} "
    f"(plan {PLAN_PINNED_SHAS['inv10_w2_transit_ps_build'][:16]}, untracked/zip-ts non-det); "
    f"ARRAY-CONTENT verified vs plan canonical values (consistent={build_content_consistent}); "
    f"runtime SHAs pinned in audit map # {GATE_ID} input-SHA drift")

# value payload (no single quotes; tool wraps as value='...')
value_str = (
    f"ns_pivot={ns_pivot:.4f}_alpha_pivot={alpha_pivot:.4f}_"
    f"ns_BZ_blue={ns_BZ:.4f}_alpha_BZ={alpha_BZ:.4f}_"
    f"truncation_consistent={truncation_consistent}_"
    f"deg_T_BZ_pivot=+{deg_T}_NON-SCALAR_54.04dec_"
    f"amplitude[inv5_OOM=+{OOM_gap_inv5:.2f},inv6_OOM=+{log_gap_inv6:.3f}]_"
    f"regime[wkb={n_wkb},frozen={n_frozen},MARGINAL]_"
    f"shape+amplitude-together-dedup-i"
)


def print_verdict_payload(verdict, value, audit_sha, content_sha,
                          scheme, convention, l_max,
                          sign_verdict=None, magnitude_verdict=None,
                          regime_verdict=None):
    print("\n" + "=" * 78)
    print("VERDICT PAYLOAD (agent -> emit_verdict; track=session, session=110)")
    print("=" * 78)
    payload = {
        "gate_id": GATE_ID,
        "verdict": verdict,
        "value": value,
        "scheme": scheme,
        "convention": convention,
        "l_max": str(l_max),
        "audit_sha256": audit_sha,
        "content_sha256": content_sha,
    }
    if sign_verdict is not None:
        payload["sign_verdict"] = sign_verdict
        payload["magnitude_verdict"] = magnitude_verdict
        payload["regime_verdict"] = regime_verdict
    for k, v in payload.items():
        print(f"  {k} = {v}")
    print("-" * 78)
    print("  extra_rows (pass to emit_verdict extra_rows=[...]):")
    for r in EXTRA_ROWS:
        print(f"    {r}")
    print("=" * 78)
    return payload


print_verdict_payload(
    composite, value_str, audit_sha256, content_sha256,
    scheme="TRANSIT-PS-Parker-Bogoliubov",
    convention="TWO-LEAF-SCALE-TAGGED-deg-T-plus-2-NON-SCALAR",
    l_max=L_max_op,
    sign_verdict=sign_verdict,
    magnitude_verdict=magnitude_verdict,
    regime_verdict=regime_verdict,
)

print("\nDONE.")
